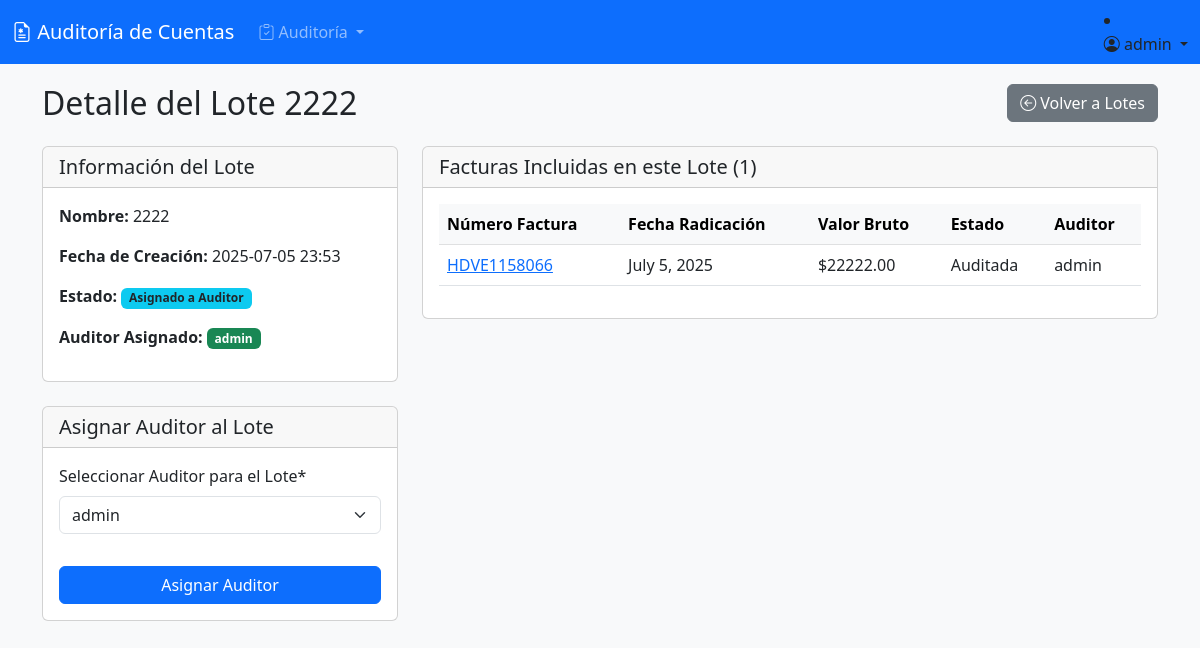
Page /facturacion/lotes/1/ (signed in) on the committed database.
### facturacion/models.py (models this page shows, shortened)
class Lote(models.Model):
    ESTADOS_LOTE = (
        ('Pendiente', 'Pendiente de Asignación'),
        ('Asignado', 'Asignado a Auditor'),
        ('En Auditoria', 'En Auditoría'),
        ('Auditado', 'Auditado'),
        ('Finalizado', 'Finalizado'),
    )
    nombre = models.CharField(max_length=100, unique=True, help_text="Nombre o código único para el lote")
    auditor = models.ForeignKey(settings.AUTH_USER_MODEL, on_delete=models.SET_NULL, null=True, blank=True,
                                related_name='lotes_asignados', help_text="Auditor asignado a este lote de facturas")
    fecha_creacion = models.DateTimeField(auto_now_add=True)
    estado = models.CharField(max_length=20, choices=ESTADOS_LOTE, default='Pendiente')
    class Meta:
        verbose_name = "Lote de Facturas"
        verbose_name_plural = "Lotes de Facturas"

class Factura(models.Model):
    ESTADO_CHOICES = [
        ('Radicada', 'Radicada'),
        ('Devuelta', 'Devuelta'),
        ('En Auditoria', 'En Auditoría'),
        ('Auditada', 'Auditada'),
    ]
    TIPO_AUDITORIA_CHOICES = [
        ('Acuerdo', 'Acuerdo'),
        ('Contrato', 'Contrato'),
        ('Ambulatorio', 'Ambulatorio'),
        ('Hospitalizacion', 'Hospitalización'),
        ('Urgencias', 'Urgencias'),
    ]
    numero = models.CharField(max_length=50)
    cufe = models.CharField(max_length=150)
    fecha_emision = models.DateField()
    fecha_radicacion = models.DateField(auto_now_add=True)
    ips = models.ForeignKey(Profile, on_delete=models.PROTECT, related_name='facturas_ips')
    eps = models.ForeignKey(Profile, on_delete=models.PROTECT, related_name='facturas_eps')
    paciente = models.ForeignKey(Paciente, on_delete=models.PROTECT, null=True, blank=True)
    valor_bruto = models.DecimalField(max_digits=12, decimal_places=2)
    estado = models.CharField(max_length=20, choices=ESTADO_CHOICES, default="Radicada")
    archivo_rips = models.FileField(upload_to='rips/')
    contrato = models.ForeignKey('Contrato', on_delete=models.SET_NULL, null=True, blank=True)
    lote = models.ForeignKey(Lote, on_delete=models.SET_NULL, null=True, blank=True, related_name='facturas', help_text="Lote al que pertenece esta factura")
    auditor = models.ForeignKey(settings.AUTH_USER_MODEL, on_delete=models.SET_NULL, null=True, blank=True,
                                related_name='facturas_auditadas', limit_choices_to={'profile__role': 'AUDITOR'})
    tipo_auditoria = models.CharField(max_length=20, choices=TIPO_AUDITORIA_CHOICES, null=True, blank=True, help_text="Tipo de auditoría para la factura")

### facturacion/views.py (the view, shortened to what this page needs)
# urls.py: path('lotes/<int:pk>/', lote_detail, name='lote_detail'),
@login_required
def lote_detail(request, pk):
    lote = get_object_or_404(Lote, pk=pk)
    asignar_auditor_form = AsignarAuditorLoteForm(instance=lote)
    facturas_en_lote = lote.facturas.all()
    return render(request, 'facturacion/lote_detail.html', {
        'lote': lote,
        'facturas': facturas_en_lote,
        'asignar_auditor_form': asignar_auditor_form,
        'title': f"Detalle del Lote {lote.nombre}"
    })

### facturacion/forms.py
class AsignarAuditorLoteForm(forms.ModelForm):
    auditor = forms.ModelChoiceField(
        queryset=None, # Se definirá en __init__
        required=True,
        label="Seleccionar Auditor para el Lote"
    )
    def __init__(self, *args, **kwargs):
        super().__init__(*args, **kwargs)
        self.fields['auditor'].queryset = User.objects.filter(profile__role='AUDITOR')
    class Meta:
        model = Lote
        fields = ['auditor']

### templates/facturacion/lote_detail.html (shortened to what this page needs)
{% extends 'base.html' %}
{% load crispy_forms_tags %}
{% block content %}
<div class="d-flex justify-content-between align-items-center mb-4">
    <h2 class="mb-0">{{ title }}</h2>
    <a href="{% url 'facturacion:lote_list' %}" class="btn btn-secondary"><i class="bi bi-arrow-left-circle"></i> Volver a Lotes</a>
</div>
<div class="row">
    <div class="col-lg-4">
        <div class="card mb-4">
            <div class="card-header">
                <h5 class="card-title mb-0">Información del Lote</h5>
            </div>
            <div class="card-body">
                <p><strong>Nombre:</strong> {{ lote.nombre }}</p>
                <p><strong>Fecha de Creación:</strong> {{ lote.fecha_creacion|date:"Y-m-d H:i" }}</p>
                <p><strong>Estado:</strong> <span class="badge bg-info text-dark">{{ lote.get_estado_display }}</span></p>
                <p><strong>Auditor Asignado:</strong>
                    {% if lote.auditor %}
                        <span class="badge bg-success">{{ lote.auditor.username }}</span>
                    {% else %}
                        <span class="badge bg-warning text-dark">Sin Asignar</span>
                    {% endif %}
                </p>
            </div>
        </div>
        <div class="card">
            <div class="card-header">
                <h5 class="card-title mb-0">Asignar Auditor al Lote</h5>
            </div>
            <div class="card-body">
                <form method="post">
                    {{ asignar_auditor_form|crispy }}
                    <div class="d-grid">
                        <button type="submit" name="asignar_auditor" class="btn btn-primary mt-3">Asignar Auditor</button>
                    </div>
                </form>
            </div>
        </div>
    </div>
    <div class="col-lg-8">
        <div class="card">
            <div class="card-header">
                <h5 class="card-title mb-0">Facturas Incluidas en este Lote ({{ facturas.count }})</h5>
            </div>
            <div class="card-body">
                <div class="table-responsive">
                    <table class="table table-hover align-middle">
                        <thead class="table-light">
                            <tr>
                                <th>Número Factura</th>
                                <th>Fecha Radicación</th>
                                <th>Valor Bruto</th>
                                <th>Estado</th>
                                <th>Auditor</th>
                            </tr>
                        </thead>
                        <tbody>
                            {% for factura in facturas %}
                            <tr>
                                <td><a href="{% url 'auditoria:auditar_factura' factura.pk %}">{{ factura.numero }}</a></td>
                                <td>{{ factura.fecha_radicacion }}</td>
                                <td>${{ factura.valor_bruto|floatformat:2 }}</td>
                                <td>{{ factura.get_estado_display }}</td>
                                <td>
                                    {% if factura.auditor %}
                                        {{ factura.auditor.username }}
                                    {% else %}
                                        N/A
                                    {% endif %}
                                </td>
                            </tr>
                            {% empty %}
                            <tr>
                                <td colspan="5" class="text-center text-muted">No hay facturas en este lote.</td>
                            </tr>
                            {% endfor %}
                        </tbody>
                    </table>
                </div>
            </div>
        </div>
    </div>
</div>
{% endblock %}

### templates/base.html (shortened to what this page needs)
<!DOCTYPE html>
<html lang="es">
<head>
    <link href="https://cdn.jsdelivr.net/npm/bootstrap@5.3.0/dist/css/bootstrap.min.css" rel="stylesheet">
    <link rel="stylesheet" href="https://cdn.jsdelivr.net/npm/bootstrap-icons@1.10.0/font/bootstrap-icons.css">
</head>
<body>
<nav class="navbar navbar-expand-lg navbar-dark bg-primary">
    <div class="container-fluid">
        <a class="navbar-brand" href="/">
            <i class="bi bi-file-earmark-medical"></i>
            Auditoría de Cuentas
        </a>
        <div class="collapse navbar-collapse" id="navbarMain">
            <ul class="navbar-nav me-auto mb-2 mb-lg-0">
                {% if user.profile.role == 'ET' or user.profile.role == 'AUDITOR' %}
                <li class="nav-item dropdown">
                    <a class="nav-link dropdown-toggle" href="#" role="button" data-bs-toggle="dropdown">
                        <i class="bi bi-clipboard-check"></i> Auditoría
                    </a>
                </li>
                {% endif %}
            </ul>
            {% if user.is_authenticated %}
            <li class="nav-item dropdown">
                <a class="nav-link dropdown-toggle" href="#" role="button" data-bs-toggle="dropdown">
                    <i class="bi bi-person-circle"></i> {{ user.username }}
                </a>
            </li>
            {% else %}
            <li class="nav-item">
                <a class="nav-link" href="{% url 'accounts:login' %}">
                    <i class="bi bi-box-arrow-in-right"></i> Iniciar Sesión
                </a>
            </li>
            {% endif %}
        </div>
    </div>
</nav>
<div class="container">
    {% block content %}{% endblock %}
</div>
</body>
</html>

### templates/base.html (style rules this page uses)
body { background: #f8f9fa; min-height: 100vh; display: flex; flex-direction: column; }
.container { margin-top: 20px; flex: 1; }

### rows in the picture
Lote: nombre "2222", fecha_creacion "2025-07-05 23:53", estado "Asignado a Auditor", auditor.username "admin", auditor "admin", count "1"
Factura: numero "HDVE1158066", fecha_radicacion "July 5, 2025", valor_bruto "22222.00", estado "Auditada", auditor.username "admin"

### other values in the picture
{{ user.username }} "admin"
{{ title }} "Detalle del Lote 2222"
